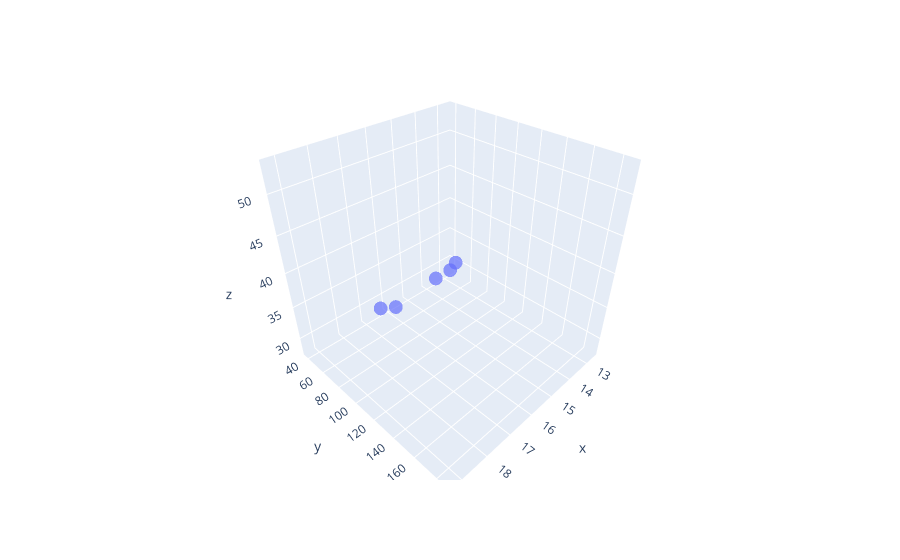

Notebook code cell kept with this figure:
### Code cell
fig = px.scatter_3d(
    x=ai_stories_df["sentence_length_average"],
    y=ai_stories_df["sentence_length_variance"],
    z=ai_stories_df["sentence_length_max"],
    opacity=0.7
)

fig.show()

### Figure 1 — Plotly figure (JSON) as saved in the notebook; plotly's stock layout.template omitted (floating-point values rounded to 4 significant figures)
{"data": [{"hovertemplate": "x=%{x}<br>y=%{y}<br>z=%{z}<extra></extra>", "legendgroup": "", "marker": {"color": "#636efa", "opacity": 0.7, "symbol": "circle"}, "mode": "markers", "name": "", "scene": "scene", "showlegend": false, "type": "scatter3d", "x": [19.23, 13.43, 17.5, 12.61, 16.53], "y": [186.3, 38.34, 78.14, 45.35, 67.19], "z": [53, 28, 35, 30, 32]}], "layout": {"legend": {"tracegroupgap": 0}, "margin": {"t": 60}, "scene": {"domain": {"x": [0, 1], "y": [0, 1]}, "xaxis": {"title": {"text": "x"}}, "yaxis": {"title": {"text": "y"}}, "zaxis": {"title": {"text": "z"}}}}}
